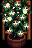

A 2D game scene composited from a Tiled map and its tileset images. What follows is a short description and the map's XML, with every tile layer's data as written:
An orthogonal 2x3 tile map with 16x16 px tiles, 2 tile layers (Buildings, Front).

<map version="1.4" tiledversion="1.4.2" orientation="orthogonal" renderorder="right-down" width="2" height="3" tilewidth="16" tileheight="16" infinite="0" nextlayerid="3" nextobjectid="1">
  <tileset firstgid="1" name="z_blinxxy.MuseArt_night_vine" tilewidth="16" tileheight="16" tilecount="6" columns="2">
    <image source="fern/night_vine.png" width="32" height="48" />
  </tileset>
  <layer id="1" name="Buildings" width="2" height="3">
    <data encoding="csv">
0,0,
0,0,
5,6
</data>
  </layer>
  <layer id="2" name="Front" width="2" height="3">
    <data encoding="csv">
1,2,
3,4,
0,0
</data>
  </layer>
</map>
